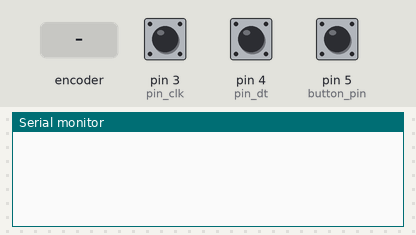
Simulated run of this sketch. Board: Arduino Uno, built with avr-gcc and run on an emulated ATmega328P. Shown: the last lines printed to the serial monitor. The test bench sets the inputs (shaded band); at power-on: pin 5 (button_pin) HIGH, pin 3 (pin_clk) HIGH, pin 4 (pin_dt) HIGH.

Above: at 1.2 s.
1.3 s: rotary encoder on pin 3 (pin_clk) / pin 4 (pin_dt) turned 1 step (first pin leading)
At 2.6 s:
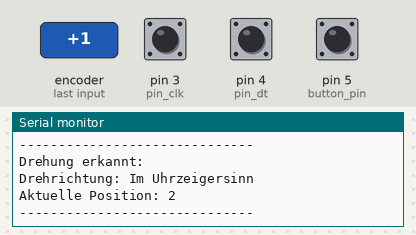
3.0 s: pin 5 (button_pin) pulled LOW for 0.15 s
At 4.2 s:
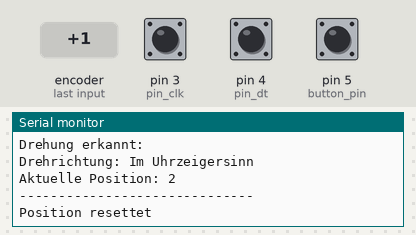
4.6 s: rotary encoder on pin 3 (pin_clk) / pin 4 (pin_dt) turned 2 steps (second pin leading)
At 6.2 s:
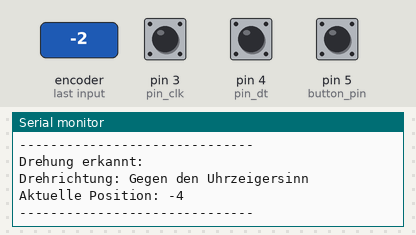
Timing chart, 0 to 7.7 s (numbered marks = the images above; inputs shaded):
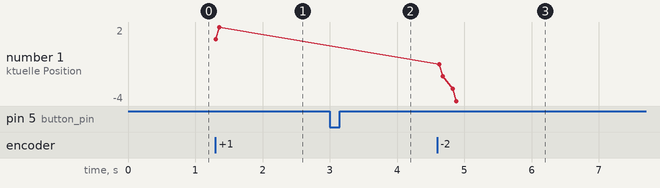

The sketch:

KY040-Arduino.ino
```cpp
// Initialisierung benötigter Variablen
int Counter = 0;
boolean Richtung;
int Pin_clk_Letzter;
int Pin_clk_Aktuell;

// Definition der Eingangs-Pins
int pin_clk = 3;
int pin_dt = 4;
int button_pin = 5;


void setup()
{
   // Eingangs-Pins werden initialisiert...
   pinMode (pin_clk,INPUT);
   pinMode (pin_dt,INPUT);
   pinMode (button_pin,INPUT);

   // ...und deren Pull-Up Widerstände aktiviert
   digitalWrite(pin_clk, true);
   digitalWrite(pin_dt, true);
   digitalWrite(button_pin, true);

   // Initiales Auslesen des Pin_CLK
   Pin_clk_Letzter = digitalRead(pin_clk);
   Serial.begin (115200);
 }

// Das Programm überprüft, falls eine Änderung der Pin-Zustände sich ereignet hat, welcher der beiden
// Pins sich zuerst geändert hatte, was auf die Drehrichtung schließen lässt.
// Diese Information erhält man, in dem man einen der beiden Pin-Werte aus einem vorherigen
// Durchlauf mit dem Wert des aktuellen Durchlaufs vergleicht.
// Nachdem die Richtung festgestellt wurde, werden die Schritte von der Startposition an gezählt und ausgegeben.
// Ein Drücken auf den Knopf des Drehgebers resettet die aktuelle Position.

void loop()
{
   // Auslesen des aktuellen Statuses
   Pin_clk_Aktuell = digitalRead(pin_clk);

   // Überprüfung auf Änderung
   if (Pin_clk_Aktuell != Pin_clk_Letzter)
   {

		if (digitalRead(pin_dt) != Pin_clk_Aktuell)
		{
			// Pin_CLK hat sich zuerst verändert
			Counter ++;
			Richtung = true;
		}

		else
		{       // Andernfalls hat sich Pin_DT zuerst verändert
			Richtung = false;
			Counter--;
		}
		Serial.println ("Drehung erkannt: ");
		Serial.print ("Drehrichtung: ");

		if (Richtung)
		{
		   Serial.println ("Im Uhrzeigersinn");
		}
		else
		{
		   Serial.println("Gegen den Uhrzeigersinn");
		}

		Serial.print("Aktuelle Position: ");
		Serial.println(Counter);
		Serial.println("------------------------------");

   }

   // Vorbereitung für den nächsten Druchlauf:
   // Der Wert des aktuellen Durchlaufs ist beim nächsten Druchlauf der vorherige Wert
   Pin_clk_Letzter = Pin_clk_Aktuell;

   // Reset-Funktion um aktuelle Position zu speichern
   if (!digitalRead(button_pin) && Counter!=0)
     {
       Counter = 0;
       Serial.println("Position resettet");
     }

 }
```

Measured:
- after the input at 1.3 s, the serial monitor: prints a new line at once (image 1)
- after the input at 3.0 s, the serial monitor: prints a new line at once (image 2)
- after the input at 4.6 s, the serial monitor: prints a new line at once (image 3)
- plotted number 1: 2 → -4 after the input at 4.6 s
